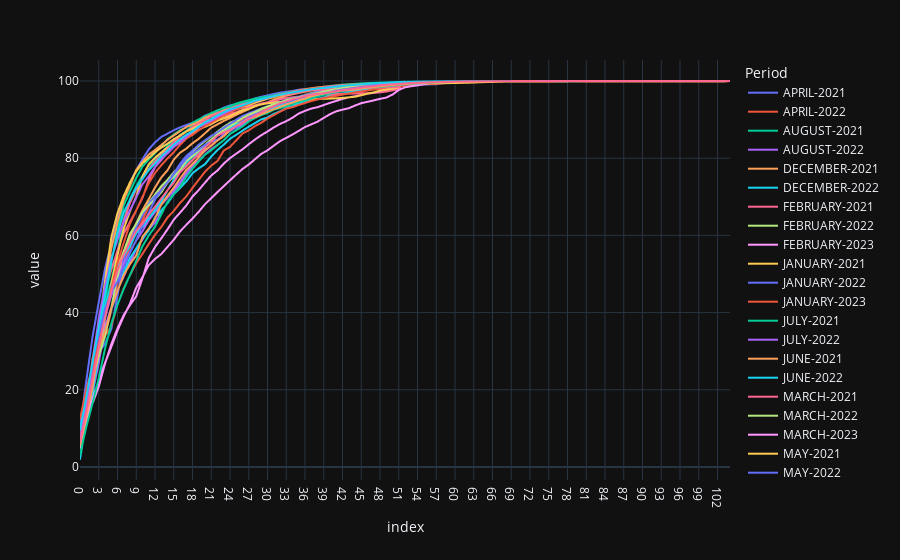

The cell this chart's notebook holds for it:
### Code cell
plotly.plot(grouped.cumsum(),"line")
